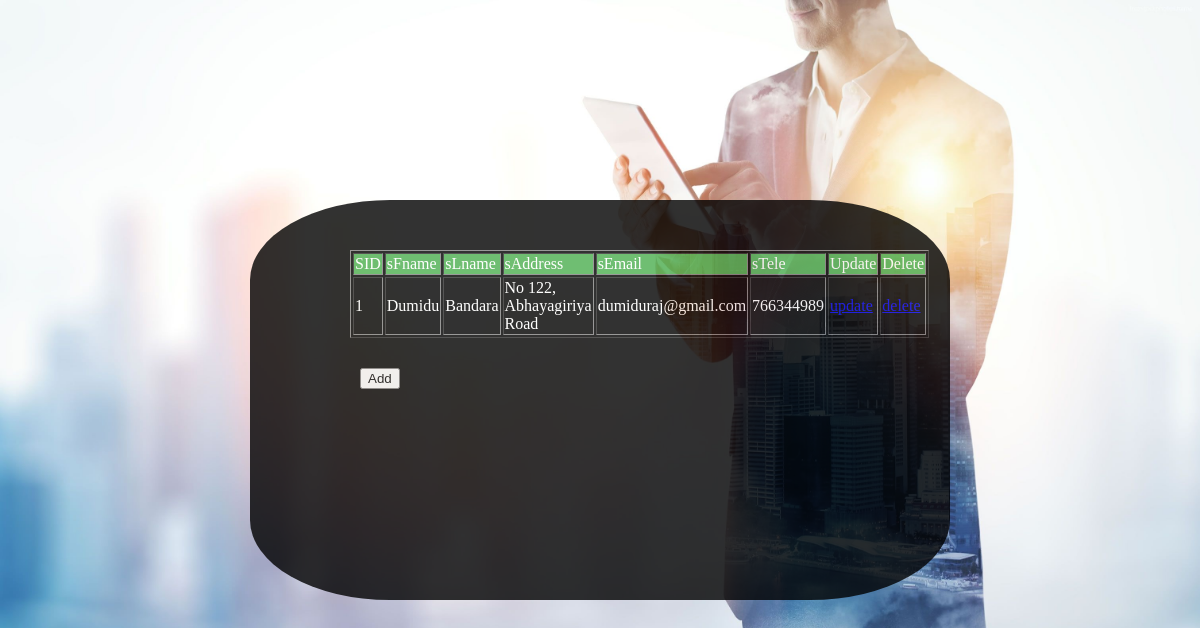
Page /php/viewSupplier.php on the committed database.
### tables this page shows
CREATE TABLE `supplier` (
  `SID` int(10) NOT NULL,
  `sFname` varchar(30) NOT NULL,
  `sLname` varchar(30) NOT NULL,
  `sAddress` varchar(100) NOT NULL,
  `sTele` varchar(11) NOT NULL,
  `sEmail` varchar(100) NOT NULL
);

### php/viewSupplier.php (the view, shortened to what this page needs)
<?php require_once('connect.php'); ?>
<!DOCTYPE html>
<html>
<?php
$sql = "SELECT * FROM supplier ORDER bY SID";
mysqli_query($connection, $sql);
$result = mysqli_query($connection,$sql);
?>
<head>
	<link rel="stylesheet" type="text/css" href="../css/viewsupplier.css">
	</head>
<body>
	<div class="loginbox">
	<div class="center">
	<table border=1 padding=00px>
		<tr bgcolor=#4CAF50 font color= white>
			<td>SID</td>
			<td>sFname</td>
			<td>sLname</td>
			<td>sAddress</td>
			<td>sEmail</td>
			<td>sTele</td>
			<td>Update</td>
			<td>Delete</td>
		</tr>
		<?php
		while($row=mysqli_fetch_assoc($result)){
			?>
			<tr>
			<td><?php echo $row['SID'] ?></td>
			<td><?php echo $row['sFname'] ?></td>
			<td><?php echo $row['sLname'] ?></td>
			<td><?php echo $row['sAddress'] ?></td>
			<td><?php echo $row['sEmail'] ?></td>
			<td><?php echo $row['sTele'] ?></td>
			<?php echo "<td><a href ='updateSupplier.php?SID=".$row['SID']."' > update </a> </td>" ?>
			<?php echo "<td><a href ='deleteSupplier.php?SID=".$row['SID']."' > delete </a> </td>" ?>
		</tr>
		<?php
	}
	?>
	</table>
	<div class="button">
			<br><a href="addSupplier.php"><button type="button">Add</button></a>
	</div>
	</div>
	</div>
</body>
</html>

### css/viewsupplier.css (style rules this page uses)
body { margin: 0 auto; background-image:url("../images/supplier.jpg"); background-repeat:no-repeat; background-size: 100%; opacity: 0.8; filter: alpha(opacity=50); }
.loginbox { width: 700px; height: 400px; background: #000000; color: #ffffff; top: 50%; left: 50%; position: absolute; transform: translate(-50%,-50%); box-sizing: border-box; padding: 50px 100px; border-radius:20%; }
.center { display: block; margin-left: auto; margin-right: auto; width: 100%; }
.button { border: 10; border color: white; padding: 8px 8px; text-align: center; text-decoration: none; display: inline-block; font-size: 16px; margin: 4px 2px; cursor: pointer; }

### rows in the picture
supplier: SID "1", sFname "Dumidu", sLname "Bandara", sAddress "No 122, Abhayagiriya Road", sEmail "dumiduraj@gmail.com", sTele "766344989"
